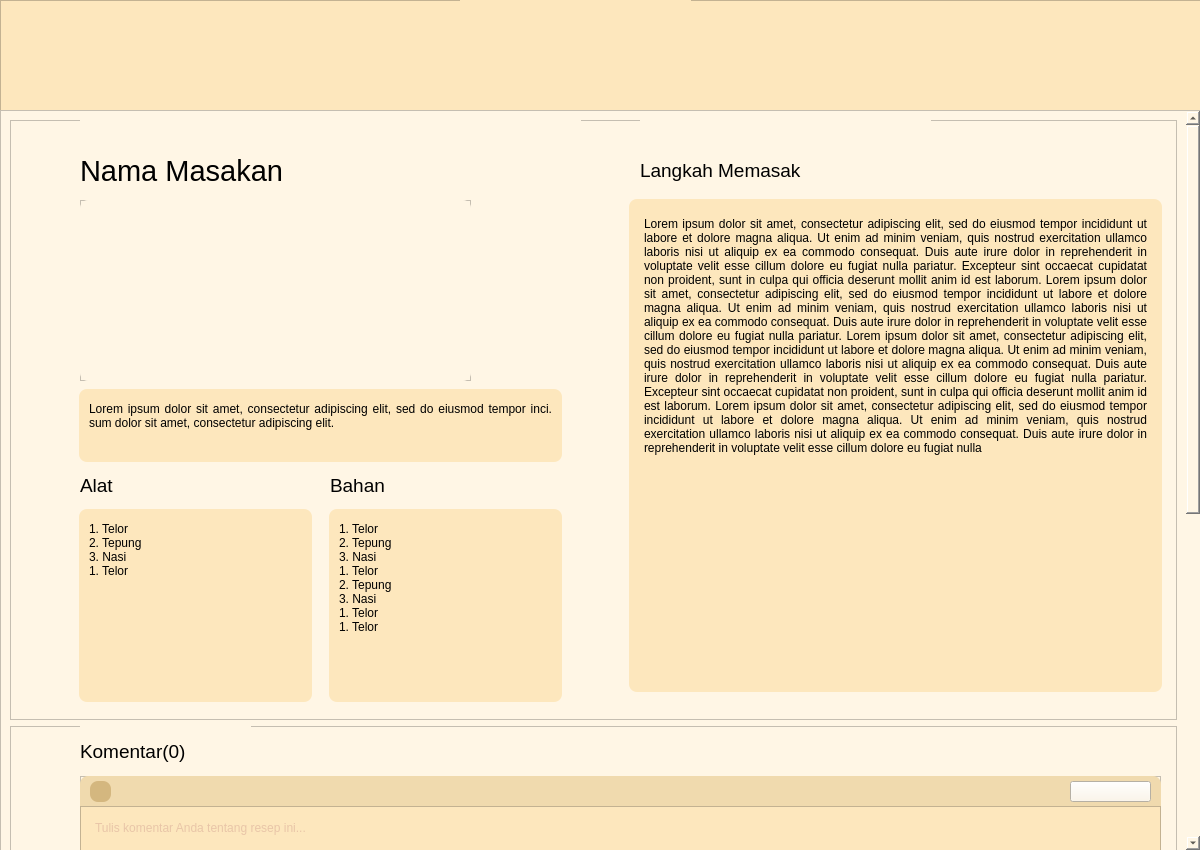
<?xml version="1.0" encoding="UTF-8"?>
<ui version="4.0">
 <class>MainWindow</class>
 <widget class="QMainWindow" name="MainWindow">
  <property name="geometry">
   <rect>
    <x>0</x>
    <y>0</y>
    <width>1200</width>
    <height>850</height>
   </rect>
  </property>
  <property name="windowTitle">
   <string>MainWindow</string>
  </property>
  <widget class="QWidget" name="centralwidget">
   <property name="styleSheet">
    <string notr="true"/>
   </property>
   <widget class="QWidget" name="verticalLayoutWidget">
    <property name="geometry">
     <rect>
      <x>0</x>
      <y>0</y>
      <width>1201</width>
      <height>111</height>
     </rect>
    </property>
    <layout class="QVBoxLayout" name="verticalLayout_1">
     <item>
      <widget class="QFrame" name="Navbar">
       <property name="styleSheet">
        <string notr="true">background-color:rgb(253, 231, 189)</string>
       </property>
       <property name="frameShape">
        <enum>QFrame::StyledPanel</enum>
       </property>
       <property name="frameShadow">
        <enum>QFrame::Raised</enum>
       </property>
       <widget class="QPushButton" name="backButton">
        <property name="geometry">
         <rect>
          <x>40</x>
          <y>30</y>
          <width>51</width>
          <height>51</height>
         </rect>
        </property>
        <property name="styleSheet">
         <string notr="true">border : None;</string>
        </property>
        <property name="text">
         <string/>
        </property>
        <property name="icon">
         <iconset>
          <normaloff>../img/icon/button_back.png</normaloff>../img/icon/button_back.png</iconset>
        </property>
        <property name="iconSize">
         <size>
          <width>50</width>
          <height>70</height>
         </size>
        </property>
       </widget>
       <widget class="QPushButton" name="homeButton">
        <property name="geometry">
         <rect>
          <x>460</x>
          <y>0</y>
          <width>231</width>
          <height>101</height>
         </rect>
        </property>
        <property name="styleSheet">
         <string notr="true">border : None;</string>
        </property>
        <property name="text">
         <string/>
        </property>
        <property name="icon">
         <iconset>
          <normaloff>../img/icon/logo.png</normaloff>../img/icon/logo.png</iconset>
        </property>
        <property name="iconSize">
         <size>
          <width>190</width>
          <height>80</height>
         </size>
        </property>
       </widget>
      </widget>
     </item>
    </layout>
   </widget>
   <widget class="QWidget" name="verticalLayoutWidget_2">
    <property name="geometry">
     <rect>
      <x>0</x>
      <y>110</y>
      <width>1201</width>
      <height>741</height>
     </rect>
    </property>
    <layout class="QVBoxLayout" name="verticalLayout_2">
     <property name="spacing">
      <number>0</number>
     </property>
     <property name="sizeConstraint">
      <enum>QLayout::SetDefaultConstraint</enum>
     </property>
     <item>
      <widget class="QScrollArea" name="scrollArea">
       <property name="styleSheet">
        <string notr="true">background-color: rgb(255, 246, 229);</string>
       </property>
       <property name="frameShadow">
        <enum>QFrame::Sunken</enum>
       </property>
       <property name="widgetResizable">
        <bool>true</bool>
       </property>
       <widget class="QWidget" name="scrollAreaWidgetContents">
        <property name="geometry">
         <rect>
          <x>0</x>
          <y>0</y>
          <width>1176</width>
          <height>1354</height>
         </rect>
        </property>
        <layout class="QVBoxLayout" name="verticalLayout_3">
         <item>
          <widget class="QFrame" name="infoResep">
           <property name="sizePolicy">
            <sizepolicy hsizetype="Preferred" vsizetype="Preferred">
             <horstretch>0</horstretch>
             <verstretch>0</verstretch>
            </sizepolicy>
           </property>
           <property name="minimumSize">
            <size>
             <width>1000</width>
             <height>600</height>
            </size>
           </property>
           <property name="maximumSize">
            <size>
             <width>16777215</width>
             <height>850</height>
            </size>
           </property>
           <property name="frameShape">
            <enum>QFrame::StyledPanel</enum>
           </property>
           <property name="frameShadow">
            <enum>QFrame::Raised</enum>
           </property>
           <widget class="QLabel" name="namaMasakan">
            <property name="geometry">
             <rect>
              <x>70</x>
              <y>0</y>
              <width>501</width>
              <height>101</height>
             </rect>
            </property>
            <property name="styleSheet">
             <string notr="true">font: 22pt;</string>
            </property>
            <property name="text">
             <string>Nama Masakan </string>
            </property>
            <property name="scaledContents">
             <bool>false</bool>
            </property>
            <property name="wordWrap">
             <bool>false</bool>
            </property>
           </widget>
           <widget class="QLabel" name="langkahMemasak">
            <property name="geometry">
             <rect>
              <x>630</x>
              <y>0</y>
              <width>291</width>
              <height>101</height>
             </rect>
            </property>
            <property name="styleSheet">
             <string notr="true">font: 14pt;</string>
            </property>
            <property name="text">
             <string>Langkah Memasak</string>
            </property>
            <property name="scaledContents">
             <bool>false</bool>
            </property>
            <property name="wordWrap">
             <bool>false</bool>
            </property>
           </widget>
           <widget class="QScrollArea" name="scrollArea_2">
            <property name="geometry">
             <rect>
              <x>610</x>
              <y>70</y>
              <width>551</width>
              <height>511</height>
             </rect>
            </property>
            <property name="contextMenuPolicy">
             <enum>Qt::DefaultContextMenu</enum>
            </property>
            <property name="layoutDirection">
             <enum>Qt::LeftToRight</enum>
            </property>
            <property name="frameShape">
             <enum>QFrame::NoFrame</enum>
            </property>
            <property name="frameShadow">
             <enum>QFrame::Plain</enum>
            </property>
            <property name="lineWidth">
             <number>0</number>
            </property>
            <property name="widgetResizable">
             <bool>true</bool>
            </property>
            <widget class="QWidget" name="scrollAreaWidgetContents_2">
             <property name="geometry">
              <rect>
               <x>0</x>
               <y>0</y>
               <width>551</width>
               <height>511</height>
              </rect>
             </property>
             <layout class="QHBoxLayout" name="horizontalLayout">
              <item>
               <widget class="QLabel" name="langkahMemasak_isi">
                <property name="styleSheet">
                 <string notr="true">border: 0px solid #555;
border-radius: 8px;
border-style: outset;
background-color: rgb(253, 231, 189);
padding: 15px;</string>
                </property>
                <property name="text">
                 <string>Lorem ipsum dolor sit amet, consectetur adipiscing elit, sed do eiusmod tempor incididunt ut labore et dolore magna aliqua. Ut enim ad minim veniam, quis nostrud exercitation ullamco laboris nisi ut aliquip ex ea commodo consequat. Duis aute irure dolor in reprehenderit in voluptate velit esse cillum dolore eu fugiat nulla pariatur. Excepteur sint occaecat cupidatat non proident, sunt in culpa qui officia deserunt mollit anim id est laborum. Lorem ipsum dolor sit amet, consectetur adipiscing elit, sed do eiusmod tempor incididunt ut labore et dolore magna aliqua. Ut enim ad minim veniam, quis nostrud exercitation ullamco laboris nisi ut aliquip ex ea commodo consequat. Duis aute irure dolor in reprehenderit in voluptate velit esse cillum dolore eu fugiat nulla pariatur. Lorem ipsum dolor sit amet, consectetur adipiscing elit, sed do eiusmod tempor incididunt ut labore et dolore magna aliqua. Ut enim ad minim veniam, quis nostrud exercitation ullamco laboris nisi ut aliquip ex ea commodo consequat. Duis aute irure dolor in reprehenderit in voluptate velit esse cillum dolore eu fugiat nulla pariatur. Excepteur sint occaecat cupidatat non proident, sunt in culpa qui officia deserunt mollit anim id est laborum. Lorem ipsum dolor sit amet, consectetur adipiscing elit, sed do eiusmod tempor incididunt ut labore et dolore magna aliqua. Ut enim ad minim veniam, quis nostrud exercitation ullamco laboris nisi ut aliquip ex ea commodo consequat. Duis aute irure dolor in reprehenderit in voluptate velit esse cillum dolore eu fugiat nulla
</string>
                </property>
                <property name="alignment">
                 <set>Qt::AlignJustify|Qt::AlignTop</set>
                </property>
                <property name="wordWrap">
                 <bool>true</bool>
                </property>
                <property name="margin">
                 <number>0</number>
                </property>
               </widget>
              </item>
             </layout>
            </widget>
           </widget>
           <widget class="QScrollArea" name="scrollArea_3">
            <property name="geometry">
             <rect>
              <x>310</x>
              <y>380</y>
              <width>251</width>
              <height>211</height>
             </rect>
            </property>
            <property name="contextMenuPolicy">
             <enum>Qt::DefaultContextMenu</enum>
            </property>
            <property name="layoutDirection">
             <enum>Qt::LeftToRight</enum>
            </property>
            <property name="frameShape">
             <enum>QFrame::NoFrame</enum>
            </property>
            <property name="frameShadow">
             <enum>QFrame::Plain</enum>
            </property>
            <property name="lineWidth">
             <number>0</number>
            </property>
            <property name="widgetResizable">
             <bool>true</bool>
            </property>
            <widget class="QWidget" name="scrollAreaWidgetContents_3">
             <property name="geometry">
              <rect>
               <x>0</x>
               <y>0</y>
               <width>251</width>
               <height>211</height>
              </rect>
             </property>
             <layout class="QHBoxLayout" name="horizontalLayout_2">
              <item>
               <widget class="QLabel" name="bahan_isi">
                <property name="styleSheet">
                 <string notr="true">border: 0px solid #555;
border-radius: 8px;
border-style: outset;
background-color: rgb(253, 231, 189);
padding: 10px;</string>
                </property>
                <property name="text">
                 <string>1. Telor
2. Tepung
3. Nasi
1. Telor
2. Tepung
3. Nasi
1. Telor
1. Telor
</string>
                </property>
                <property name="alignment">
                 <set>Qt::AlignJustify|Qt::AlignTop</set>
                </property>
                <property name="wordWrap">
                 <bool>true</bool>
                </property>
                <property name="margin">
                 <number>0</number>
                </property>
               </widget>
              </item>
             </layout>
            </widget>
           </widget>
           <widget class="QScrollArea" name="scrollArea_4">
            <property name="geometry">
             <rect>
              <x>60</x>
              <y>380</y>
              <width>251</width>
              <height>211</height>
             </rect>
            </property>
            <property name="contextMenuPolicy">
             <enum>Qt::DefaultContextMenu</enum>
            </property>
            <property name="layoutDirection">
             <enum>Qt::LeftToRight</enum>
            </property>
            <property name="frameShape">
             <enum>QFrame::NoFrame</enum>
            </property>
            <property name="frameShadow">
             <enum>QFrame::Plain</enum>
            </property>
            <property name="lineWidth">
             <number>0</number>
            </property>
            <property name="widgetResizable">
             <bool>true</bool>
            </property>
            <widget class="QWidget" name="scrollAreaWidgetContents_4">
             <property name="geometry">
              <rect>
               <x>0</x>
               <y>0</y>
               <width>251</width>
               <height>211</height>
              </rect>
             </property>
             <layout class="QHBoxLayout" name="horizontalLayout_3">
              <item>
               <widget class="QLabel" name="alat_isi">
                <property name="styleSheet">
                 <string notr="true">border: 0px solid #555;
border-radius: 8px;
border-style: outset;
background-color: rgb(253, 231, 189);
padding: 10px;</string>
                </property>
                <property name="text">
                 <string>1. Telor
2. Tepung
3. Nasi
1. Telor
</string>
                </property>
                <property name="alignment">
                 <set>Qt::AlignJustify|Qt::AlignTop</set>
                </property>
                <property name="wordWrap">
                 <bool>true</bool>
                </property>
                <property name="margin">
                 <number>0</number>
                </property>
               </widget>
              </item>
             </layout>
            </widget>
           </widget>
           <widget class="QScrollArea" name="scrollArea_5">
            <property name="geometry">
             <rect>
              <x>60</x>
              <y>260</y>
              <width>501</width>
              <height>91</height>
             </rect>
            </property>
            <property name="contextMenuPolicy">
             <enum>Qt::DefaultContextMenu</enum>
            </property>
            <property name="layoutDirection">
             <enum>Qt::LeftToRight</enum>
            </property>
            <property name="frameShape">
             <enum>QFrame::NoFrame</enum>
            </property>
            <property name="frameShadow">
             <enum>QFrame::Plain</enum>
            </property>
            <property name="lineWidth">
             <number>0</number>
            </property>
            <property name="widgetResizable">
             <bool>true</bool>
            </property>
            <widget class="QWidget" name="scrollAreaWidgetContents_6">
             <property name="geometry">
              <rect>
               <x>0</x>
               <y>0</y>
               <width>501</width>
               <height>91</height>
              </rect>
             </property>
             <layout class="QHBoxLayout" name="horizontalLayout_5">
              <item>
               <widget class="QLabel" name="deskripsi">
                <property name="styleSheet">
                 <string notr="true">border: 0px solid #555;
border-radius: 8px;
border-style: outset;
background-color: rgb(253, 231, 189);
padding: 10px;</string>
                </property>
                <property name="text">
                 <string>Lorem ipsum dolor sit amet, consectetur adipiscing elit, sed do eiusmod tempor inci. sum dolor sit amet, consectetur adipiscing elit.</string>
                </property>
                <property name="alignment">
                 <set>Qt::AlignJustify|Qt::AlignTop</set>
                </property>
                <property name="wordWrap">
                 <bool>true</bool>
                </property>
                <property name="margin">
                 <number>0</number>
                </property>
               </widget>
              </item>
             </layout>
            </widget>
           </widget>
           <widget class="QLabel" name="alat">
            <property name="geometry">
             <rect>
              <x>70</x>
              <y>340</y>
              <width>51</width>
              <height>51</height>
             </rect>
            </property>
            <property name="styleSheet">
             <string notr="true">font: 14pt;</string>
            </property>
            <property name="text">
             <string>Alat</string>
            </property>
            <property name="scaledContents">
             <bool>false</bool>
            </property>
            <property name="wordWrap">
             <bool>false</bool>
            </property>
           </widget>
           <widget class="QLabel" name="bahan">
            <property name="geometry">
             <rect>
              <x>320</x>
              <y>340</y>
              <width>81</width>
              <height>51</height>
             </rect>
            </property>
            <property name="styleSheet">
             <string notr="true">font: 14pt ;</string>
            </property>
            <property name="text">
             <string>Bahan</string>
            </property>
            <property name="scaledContents">
             <bool>false</bool>
            </property>
            <property name="wordWrap">
             <bool>false</bool>
            </property>
           </widget>
           <widget class="QWidget" name="verticalLayoutWidget_3">
            <property name="geometry">
             <rect>
              <x>70</x>
              <y>80</y>
              <width>391</width>
              <height>181</height>
             </rect>
            </property>
            <layout class="QVBoxLayout" name="verticalLayout_5">
             <item>
              <widget class="QFrame" name="frame_7">
               <property name="frameShape">
                <enum>QFrame::StyledPanel</enum>
               </property>
               <property name="frameShadow">
                <enum>QFrame::Raised</enum>
               </property>
               <widget class="QLabel" name="fotoMasakan">
                <property name="geometry">
                 <rect>
                  <x>0</x>
                  <y>0</y>
                  <width>391</width>
                  <height>181</height>
                 </rect>
                </property>
                <property name="sizePolicy">
                 <sizepolicy hsizetype="Minimum" vsizetype="Preferred">
                  <horstretch>0</horstretch>
                  <verstretch>0</verstretch>
                 </sizepolicy>
                </property>
                <property name="styleSheet">
                 <string notr="true">border-radius: 8px;
border-style: outset;</string>
                </property>
                <property name="text">
                 <string/>
                </property>
                <property name="pixmap">
                 <pixmap>../img/photo.jpg</pixmap>
                </property>
                <property name="scaledContents">
                 <bool>true</bool>
                </property>
               </widget>
              </widget>
             </item>
            </layout>
           </widget>
           <zorder>bahan</zorder>
           <zorder>alat</zorder>
           <zorder>langkahMemasak</zorder>
           <zorder>namaMasakan</zorder>
           <zorder>scrollArea_2</zorder>
           <zorder>scrollArea_3</zorder>
           <zorder>scrollArea_4</zorder>
           <zorder>scrollArea_5</zorder>
           <zorder>verticalLayoutWidget_3</zorder>
          </widget>
         </item>
         <item>
          <widget class="QFrame" name="komentar">
           <property name="enabled">
            <bool>true</bool>
           </property>
           <property name="sizePolicy">
            <sizepolicy hsizetype="Minimum" vsizetype="Preferred">
             <horstretch>0</horstretch>
             <verstretch>0</verstretch>
            </sizepolicy>
           </property>
           <property name="minimumSize">
            <size>
             <width>1000</width>
             <height>725</height>
            </size>
           </property>
           <property name="frameShape">
            <enum>QFrame::StyledPanel</enum>
           </property>
           <property name="frameShadow">
            <enum>QFrame::Raised</enum>
           </property>
           <widget class="QLabel" name="judulKomentar">
            <property name="geometry">
             <rect>
              <x>70</x>
              <y>-10</y>
              <width>171</width>
              <height>71</height>
             </rect>
            </property>
            <property name="styleSheet">
             <string notr="true">font: 14pt;</string>
            </property>
            <property name="text">
             <string>Komentar(0)</string>
            </property>
            <property name="scaledContents">
             <bool>false</bool>
            </property>
            <property name="wordWrap">
             <bool>false</bool>
            </property>
           </widget>
           <widget class="QFrame" name="tambahKomentar">
            <property name="geometry">
             <rect>
              <x>70</x>
              <y>50</y>
              <width>1081</width>
              <height>111</height>
             </rect>
            </property>
            <property name="frameShape">
             <enum>QFrame::StyledPanel</enum>
            </property>
            <property name="frameShadow">
             <enum>QFrame::Raised</enum>
            </property>
            <widget class="QTextEdit" name="textEdit">
             <property name="geometry">
              <rect>
               <x>0</x>
               <y>30</y>
               <width>1081</width>
               <height>81</height>
              </rect>
             </property>
             <property name="styleSheet">
              <string notr="true">background-color: rgb(253, 231, 189);
color: rgb(211, 164, 145);
padding : 10px</string>
             </property>
             <property name="documentTitle">
              <string/>
             </property>
             <property name="html">
              <string>&lt;!DOCTYPE HTML PUBLIC &quot;-//W3C//DTD HTML 4.0//EN&quot; &quot;http://www.w3.org/TR/REC-html40/strict.dtd&quot;&gt;
&lt;html&gt;&lt;head&gt;&lt;meta name=&quot;qrichtext&quot; content=&quot;1&quot; /&gt;&lt;style type=&quot;text/css&quot;&gt;
p, li { white-space: pre-wrap; }
&lt;/style&gt;&lt;/head&gt;&lt;body style=&quot; font-family:'MS Shell Dlg 2'; font-size:7.8pt; font-weight:400; font-style:normal;&quot;&gt;
&lt;p style=&quot;-qt-paragraph-type:empty; margin-top:0px; margin-bottom:0px; margin-left:0px; margin-right:0px; -qt-block-indent:0; text-indent:0px;&quot;&gt;&lt;br /&gt;&lt;/p&gt;&lt;/body&gt;&lt;/html&gt;</string>
             </property>
             <property name="placeholderText">
              <string>Tulis komentar Anda tentang resep ini...</string>
             </property>
            </widget>
            <widget class="QLabel" name="label_12">
             <property name="geometry">
              <rect>
               <x>0</x>
               <y>0</y>
               <width>1081</width>
               <height>41</height>
              </rect>
             </property>
             <property name="styleSheet">
              <string notr="true">border: 0px solid #555;
background-color: rgb(240, 218, 174);
border-radius: 8px;
border-style: outset;
padding: 5px;</string>
             </property>
             <property name="text">
              <string/>
             </property>
             <property name="alignment">
              <set>Qt::AlignJustify|Qt::AlignTop</set>
             </property>
             <property name="wordWrap">
              <bool>true</bool>
             </property>
            </widget>
            <widget class="QPushButton" name="sendButton">
             <property name="geometry">
              <rect>
               <x>990</x>
               <y>5</y>
               <width>81</width>
               <height>21</height>
              </rect>
             </property>
             <property name="sizePolicy">
              <sizepolicy hsizetype="Expanding" vsizetype="Fixed">
               <horstretch>0</horstretch>
               <verstretch>0</verstretch>
              </sizepolicy>
             </property>
             <property name="text">
              <string/>
             </property>
             <property name="icon">
              <iconset>
               <normaloff>../img/icon/send.png</normaloff>../img/icon/send.png</iconset>
             </property>
             <property name="iconSize">
              <size>
               <width>100</width>
               <height>30</height>
              </size>
             </property>
             <property name="autoDefault">
              <bool>false</bool>
             </property>
            </widget>
            <widget class="QPushButton" name="attachButton">
             <property name="geometry">
              <rect>
               <x>10</x>
               <y>5</y>
               <width>21</width>
               <height>21</height>
              </rect>
             </property>
             <property name="sizePolicy">
              <sizepolicy hsizetype="Expanding" vsizetype="Fixed">
               <horstretch>0</horstretch>
               <verstretch>0</verstretch>
              </sizepolicy>
             </property>
             <property name="styleSheet">
              <string notr="true">background-color: rgb(212, 183, 127);
border-radius: 8px;
border-style: outset;</string>
             </property>
             <property name="text">
              <string/>
             </property>
             <property name="iconSize">
              <size>
               <width>30</width>
               <height>30</height>
              </size>
             </property>
             <property name="autoDefault">
              <bool>false</bool>
             </property>
            </widget>
            <widget class="QLabel" name="pathText">
             <property name="geometry">
              <rect>
               <x>50</x>
               <y>7</y>
               <width>651</width>
               <height>16</height>
              </rect>
             </property>
             <property name="styleSheet">
              <string notr="true">border: 0px solid #555;
background-color: rgb(240, 218, 174);
border-radius: 8px;
border-style: outset;</string>
             </property>
             <property name="text">
              <string/>
             </property>
            </widget>
            <zorder>label_12</zorder>
            <zorder>textEdit</zorder>
            <zorder>sendButton</zorder>
            <zorder>attachButton</zorder>
            <zorder>pathText</zorder>
           </widget>
           <widget class="QScrollArea" name="komentar_isi">
            <property name="geometry">
             <rect>
              <x>70</x>
              <y>180</y>
              <width>1081</width>
              <height>541</height>
             </rect>
            </property>
            <property name="styleSheet">
             <string notr="true"/>
            </property>
            <property name="frameShape">
             <enum>QFrame::NoFrame</enum>
            </property>
            <property name="lineWidth">
             <number>0</number>
            </property>
            <property name="widgetResizable">
             <bool>true</bool>
            </property>
            <widget class="QWidget" name="scrollAreaWidgetContents_8">
             <property name="geometry">
              <rect>
               <x>0</x>
               <y>0</y>
               <width>1081</width>
               <height>541</height>
              </rect>
             </property>
             <layout class="QVBoxLayout" name="verticalLayout_4"/>
            </widget>
           </widget>
           <zorder>komentar_isi</zorder>
           <zorder>judulKomentar</zorder>
           <zorder>tambahKomentar</zorder>
          </widget>
         </item>
        </layout>
       </widget>
      </widget>
     </item>
    </layout>
   </widget>
  </widget>
 </widget>
 <resources/>
 <connections/>
</ui>
